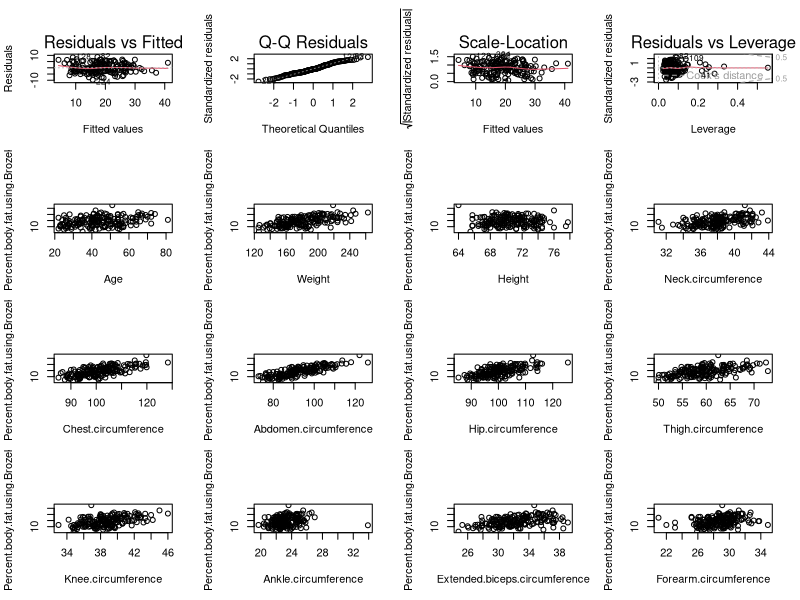
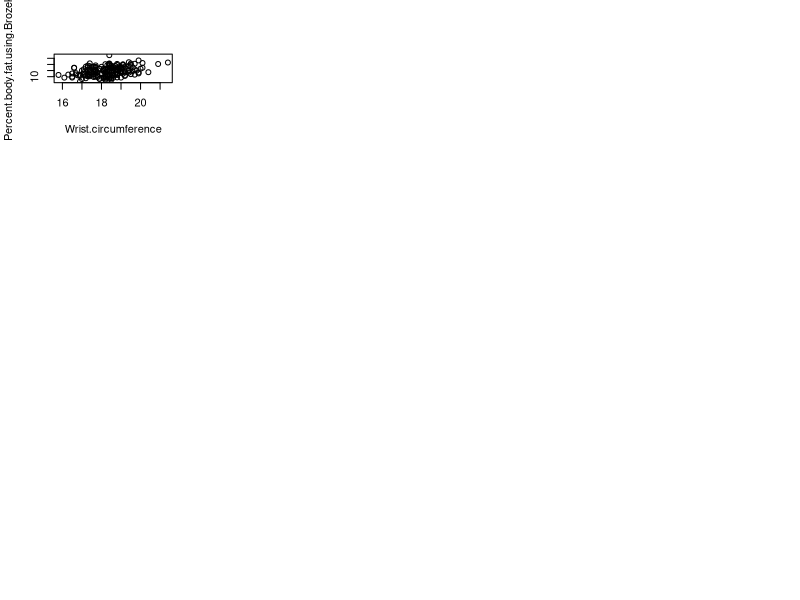
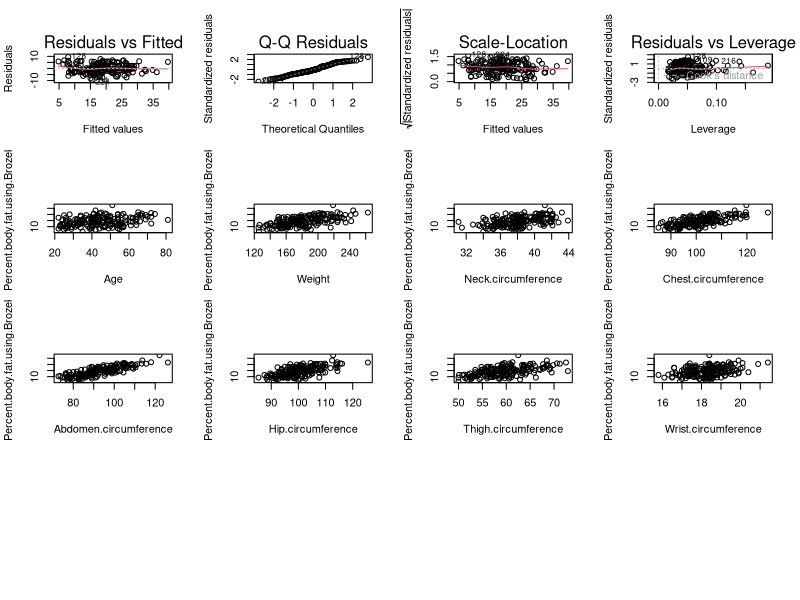
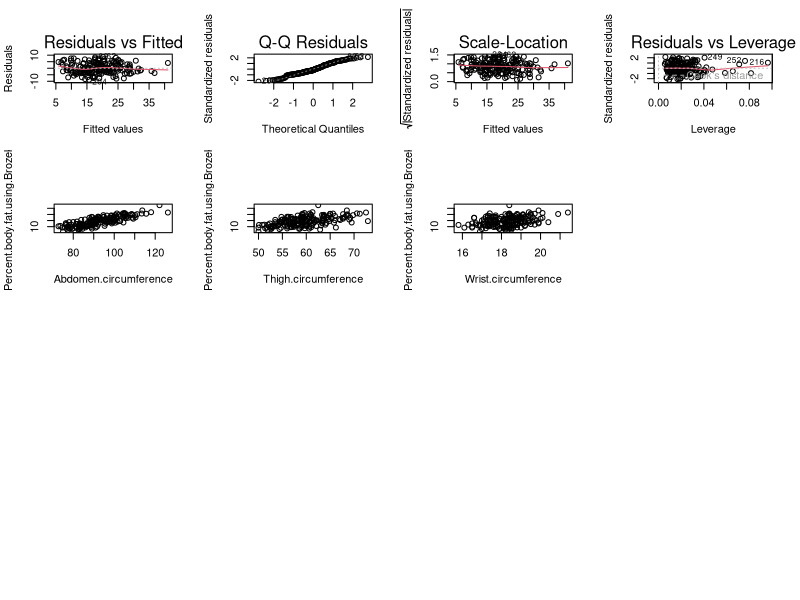

Write R code to recreate these figures, in order.
#Body Fat dataset Research Project Analysis
#Brandon Russell - DBST667
#Multiple Linear Regression
#Install and Load necessary packages
install.packages("caret")
library("caret")
#Verify working directory
getwd()
#Load dataset
bodyfat <- read.csv("fat.csv", header = TRUE, sep = ",")
#View data to determine if needs any preprocessing
summary(bodyfat)
str(bodyfat)
#Verify no empty fields
apply(bodyfat, 2, function (bodyfat) sum(is.na(bodyfat)))
#Replace input error data with attribute mean 
bodyfat$Height[42]<-mean(bodyfat$Height, na.rm=TRUE)
#Remove row with multiple bad entries
bodyfat <- bodyfat[-182, ]
#Remove case number
bodyfat$Case.Number <- NULL
bodyfat$Density <- NULL
bodyfat$Fat.Free.Weight <- NULL
bodyfat$Percent.body.fat.using.Siri <- NULL
bodyfat$Adiposity.index <- NULL

#Split data between training and test sets
set.seed(1234)
ind <- sample(2, nrow(bodyfat), replace = TRUE, prob = c(0.7, 0.3))
train.data <- bodyfat[ind == 1, ]
test.data <- bodyfat[ind == 2, ]

model <- lm(Percent.body.fat.using.Brozek~., data=train.data)
summary(model)

#Plot the model
par(mfrow = c(4,4))
plot(model)
plot(Percent.body.fat.using.Brozek~., data=train.data)

#remove the less significant feature
model2 = lm(Percent.body.fat.using.Brozek~Age+Weight+Neck.circumference
            +Chest.circumference+Abdomen.circumference
            +Hip.circumference+Thigh.circumference+Wrist.circumference, data=train.data)
summary(model2)

#Plot the model2
par(mfrow = c(4,4))
plot(model2)
plot(Percent.body.fat.using.Brozek~Age+Weight+Neck.circumference
     +Chest.circumference+Abdomen.circumference
     +Hip.circumference+Thigh.circumference+Wrist.circumference, data=train.data)

#remove the less significant feature
model3 = lm(Percent.body.fat.using.Brozek~Abdomen.circumference+Thigh.circumference+Wrist.circumference, data=train.data)
summary(model3)

#Plot the model3
par(mfrow = c(4,4))
plot(model3)
plot(Percent.body.fat.using.Brozek~Abdomen.circumference+Thigh.circumference+Wrist.circumference, data=train.data)

#K-cross validation
set.seed(1234)
kcrossmodel <- train(Percent.body.fat.using.Brozek~Age+Weight+Neck.circumference
                     +Chest.circumference+Abdomen.circumference
                     +Hip.circumference+Thigh.circumference+Wrist.circumference, train.data,
                     method = "lm", trControl = trainControl(
                       method = "cv", number = 10,
                       verboseIter = TRUE
                     )
)
summary(kcrossmodel)
kcrossmodel

#Predict on test data
testpred <- predict(model2, test.data)
testpred
summary(testpred)

actuals_preds <- data.frame(cbind(actuals=test.data$Percent.body.fat.using.Brozek, predicteds=testpred))  # make actuals_predicteds dataframe.
correlation_accuracy <- cor(actuals_preds)
correlation_accuracy
head(actuals_preds)

min_max_accuracy <- mean(apply(actuals_preds, 1, min) / apply(actuals_preds, 1, max))  
min_max_accuracy

mae <- function(actual,predicted) {mean(abs(actual - predicted))}
mae(actuals_preds$actuals, actuals_preds$predicteds)
mape <- function(actual,predicted) {mean(abs((predicted - actual))/actual)}
mape(actuals_preds$actuals, actuals_preds$predicteds)




